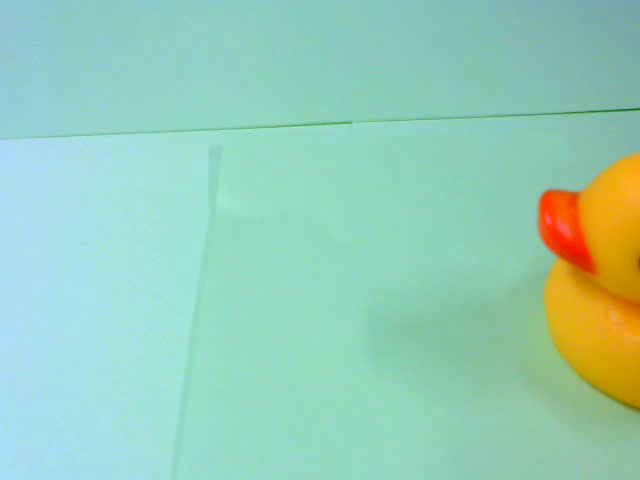
//> input picture frame 60 of OpenCV_for_Cpp/examples/duck_greenback.avi, 640 x 480 px, given in place of video.avi, which was not available
$ ./mask_conv   (built with g++ and OpenCV 4)
//> lines starting //> are read from the running program, lines starting //| are printed output that depends on the picture; after the words box and inside, x2 and y2 are one past the last pixel; in counts of white or black regions, pixels touching at a corner belong together; pictures that were not available may be replaced by others from this repository, and a replacement may not be noted
#include <iostream>
#include <opencv2/opencv.hpp>

using namespace std;
using namespace cv;

int main(){
    Mat src1, src2, mask, dst, hsv;
    VideoCapture cap1("../examples/video.avi"),cap2("../examples/duck_greenback.avi");
    vector<Mat> ch(3);

    // 色相範囲ウィンドウ
    Mat imgHue1(Size(300,300), CV_8UC3, Scalar::all(0)), imgHue2;

    // 色相環
    for(int h=0; h<180; h++){
        ellipse(imgHue1, Point(150,150), Size(120,120), -90, 2*h-1, 2*h+1, Scalar(h,255,255), -1);
    }
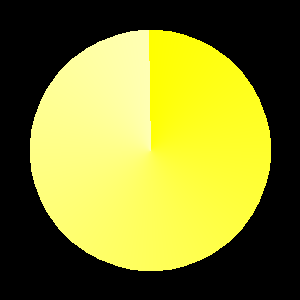
//> imgHue1: 300 rows x 300 cols, CV_8UC3; mean B, G, R 45.6, 129.3, 129.3
    cvtColor(imgHue1, imgHue1, COLOR_HSV2BGR);
    imshow("Hue range", imgHue1);
    int minTrack=30, maxTrack=110;
    createTrackbar("min", "Hue range", &minTrack, 180);
    createTrackbar("Max", "Hue range", &maxTrack, 180);

    while(1){
        cap1 >> src1; if(src1.empty()) break;
//> further down, src1 is the input picture: 480 rows x 640 cols, CV_8UC3; mean B, G, R 183.8, 205.4, 152.3
        cap2 >> src2; if(src2.empty()) break;
        resize(src2, src2, src1.size());

        cvtColor(src2, hsv, COLOR_BGR2HSV);
//> hsv: 480 rows x 640 cols, CV_8UC3; mean H, S, V 79, 87.6, 212.3
        split(hsv, ch);
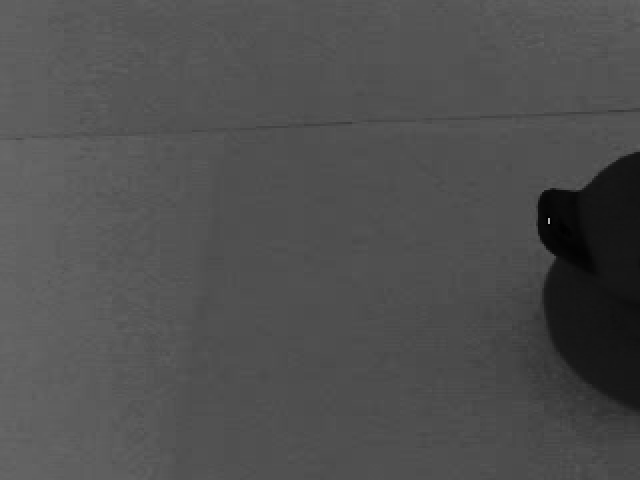
//> ch[0]: 480 rows x 640 cols, CV_8UC1; min 0, max 179, mean 79
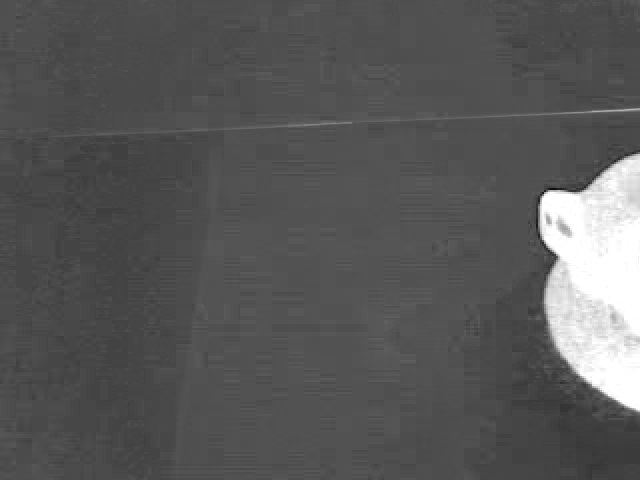
//> ch[1]: 480 rows x 640 cols, CV_8UC1; min 12, max 255, mean 87.6
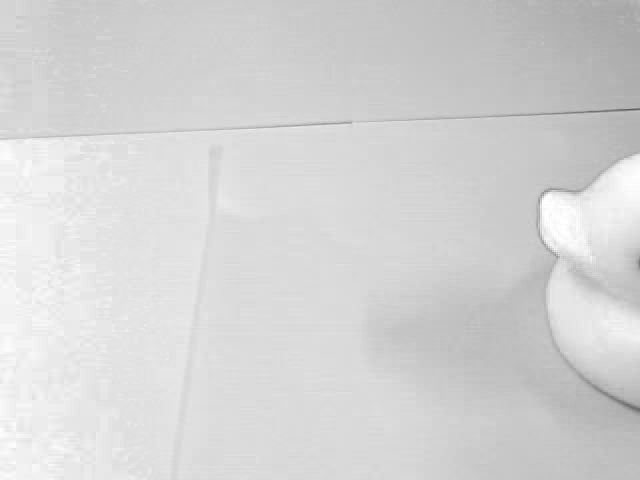
//> ch[2]: 480 rows x 640 cols, CV_8UC1; min 95, max 255, mean 212.3

        int maxH=max(maxTrack, minTrack);
        int minH=min(maxTrack, minTrack);

        // 上限
        threshold(ch[0], mask, maxH, 255, THRESH_BINARY_INV);
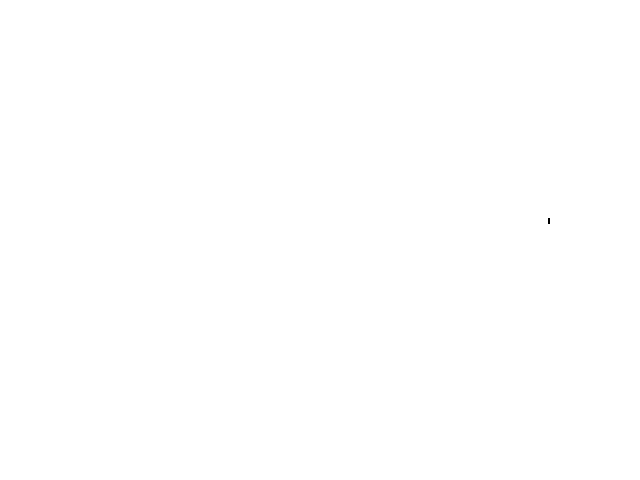
//> mask: 480 rows x 640 cols, CV_8UC1; 100% white; black in thin lines or dots, all inside (x1, y1, x2, y2) = (548, 218, 550, 224)
        // 下限
        threshold(mask, mask, minH, 255, THRESH_BINARY);
        // ノイズ除去
        morphologyEx(mask, mask, MORPH_OPEN, noArray(), Point(-1,-1), 2);

        // 合成
        src2.copyTo(dst);
        src1.copyTo(dst, mask);

        // 色相環と範囲の描画
        imgHue1.copyTo(imgHue2);
        ellipse(imgHue1, Point(150,150), Size(130,130), -90, 2*minH-1, 2*maxH+1, Scalar::all(255), 16);
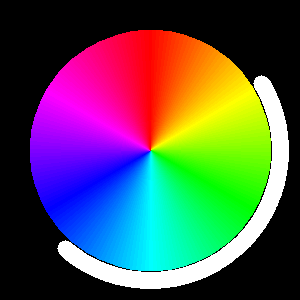
//> imgHue1: 300 rows x 300 cols, CV_8UC3; mean B, G, R 82.8, 82.8, 82.8

        imshow("mask_img", mask);
        imshow("conv_img", dst);
        imshow("Hue range", imgHue2);
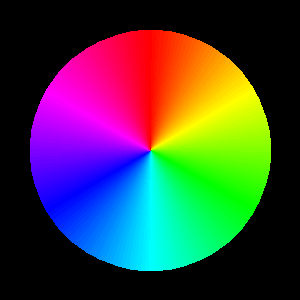
//> window 'Hue range': 300 rows x 300 cols, CV_8UC3; mean B, G, R 64.6, 64.5, 64.6
        if(waitKey(20)==27) break;
//> the Esc key is pressed
    }

    return 0;
}

$ run again, starting later in the video
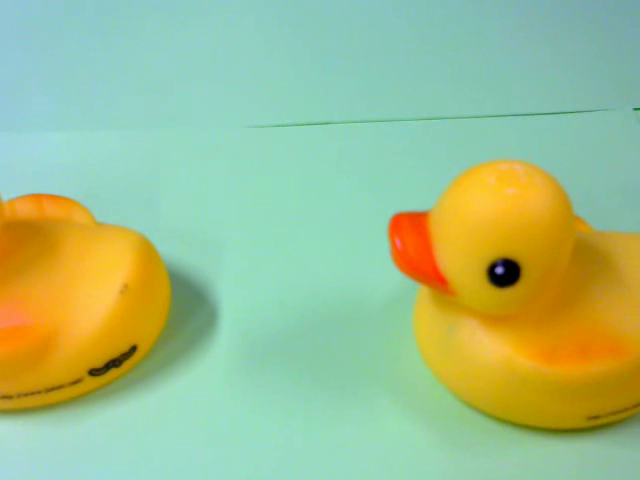
//> input picture frame 272 of OpenCV_for_Cpp/examples/duck_greenback.avi, 640 x 480 px, given in place of video.avi, which was not available
//> src1 is the input picture: 480 rows x 640 cols, CV_8UC3; mean B, G, R 140, 190.2, 161.2
//> hsv: 480 rows x 640 cols, CV_8UC3; mean H, S, V 64, 118.2, 206.3
//> `split(hsv, ch);`:
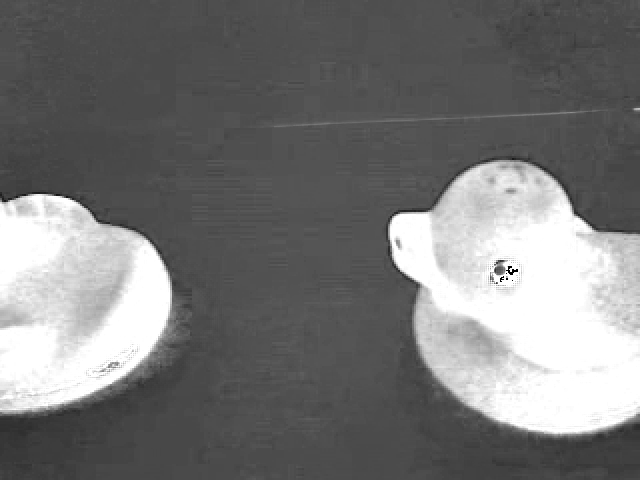
//> ch[1]: 480 rows x 640 cols, CV_8UC1; min 0, max 255, mean 118.2
//> `split(hsv, ch);`:
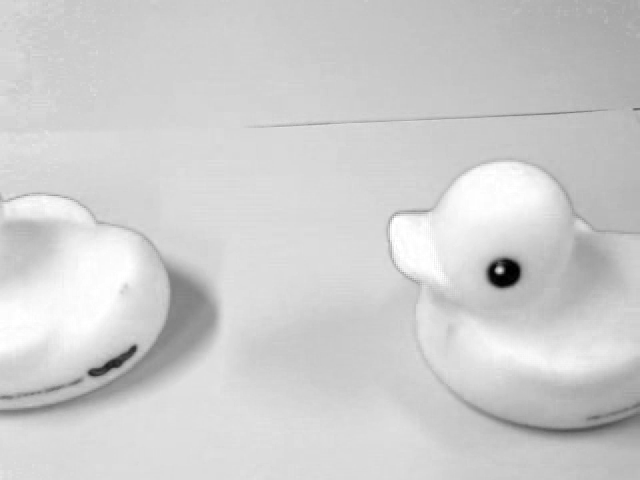
//> ch[2]: 480 rows x 640 cols, CV_8UC1; min 0, max 255, mean 206.3

$ run again, starting later in the video
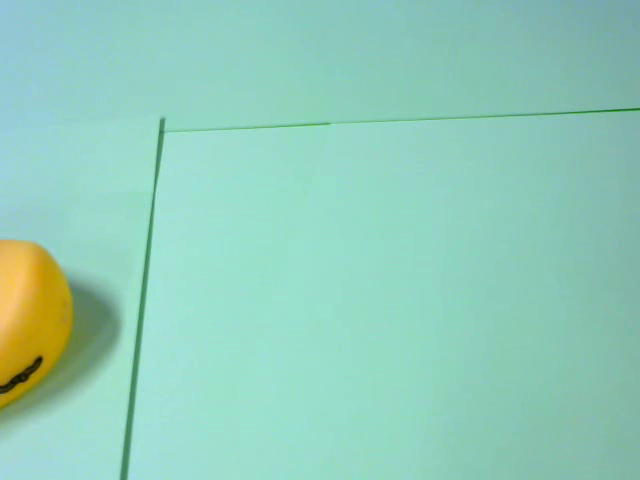
//> input picture frame 484 of OpenCV_for_Cpp/examples/duck_greenback.avi, 640 x 480 px, given in place of video.avi, which was not available
//> src1 is the input picture: 480 rows x 640 cols, CV_8UC3; mean B, G, R 186.2, 204.8, 145.5
//> hsv: 480 rows x 640 cols, CV_8UC3; mean H, S, V 80.7, 81.8, 206.2
//> `split(hsv, ch);`:
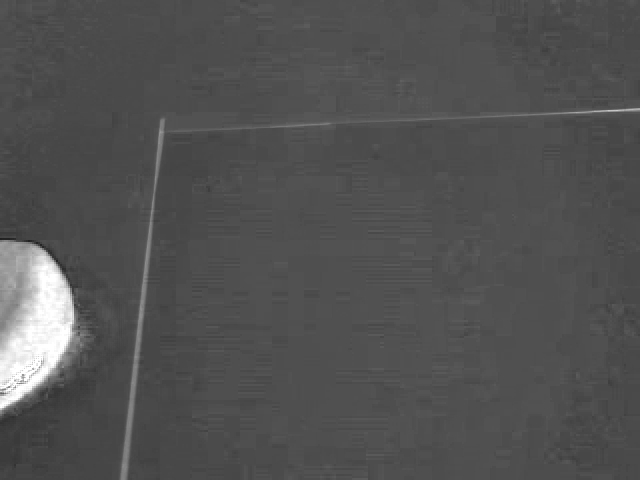
//> ch[1]: 480 rows x 640 cols, CV_8UC1; min 32, max 255, mean 81.8
//> `split(hsv, ch);`:
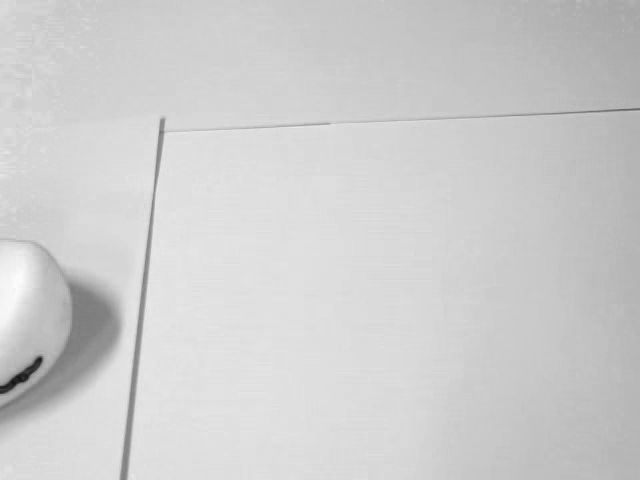
//> ch[2]: 480 rows x 640 cols, CV_8UC1; min 16, max 252, mean 206.2
//> mask: 480 rows x 640 cols, CV_8UC1; every value is 255
